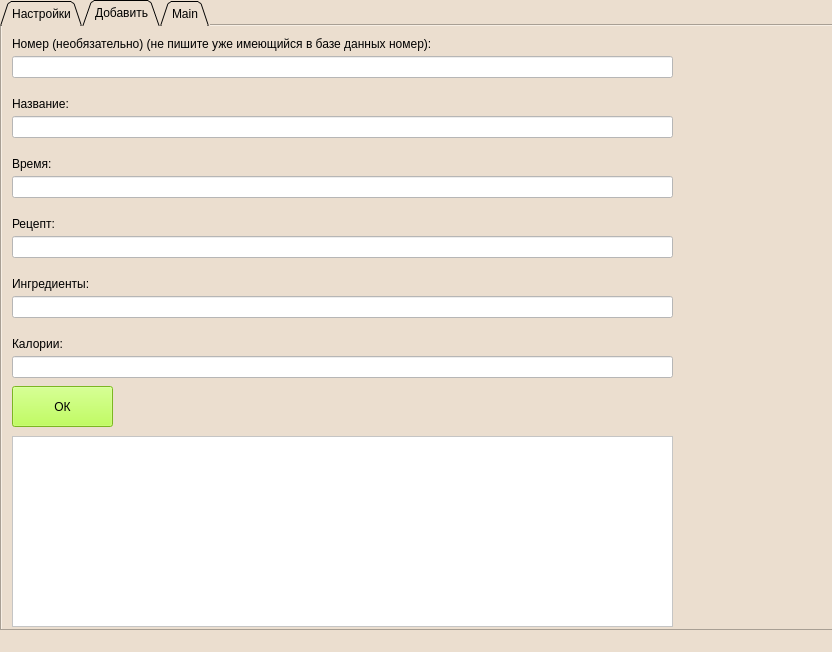
<?xml version="1.0" encoding="UTF-8"?>
<ui version="4.0">
 <class>MainWindow</class>
 <widget class="QMainWindow" name="MainWindow">
  <property name="geometry">
   <rect>
    <x>0</x>
    <y>0</y>
    <width>832</width>
    <height>652</height>
   </rect>
  </property>
  <property name="minimumSize">
   <size>
    <width>832</width>
    <height>652</height>
   </size>
  </property>
  <property name="maximumSize">
   <size>
    <width>832</width>
    <height>652</height>
   </size>
  </property>
  <property name="windowTitle">
   <string>Проект</string>
  </property>
  <property name="styleSheet">
   <string notr="true">background: rgb(235,222,207);</string>
  </property>
  <property name="animated">
   <bool>true</bool>
  </property>
  <widget class="QWidget" name="centralwidget">
   <widget class="QTabWidget" name="tabs">
    <property name="geometry">
     <rect>
      <x>0</x>
      <y>0</y>
      <width>841</width>
      <height>631</height>
     </rect>
    </property>
    <property name="mouseTracking">
     <bool>false</bool>
    </property>
    <property name="styleSheet">
     <string notr="true">background: rgb(235,222,207);</string>
    </property>
    <property name="tabPosition">
     <enum>QTabWidget::North</enum>
    </property>
    <property name="tabShape">
     <enum>QTabWidget::Triangular</enum>
    </property>
    <property name="currentIndex">
     <number>1</number>
    </property>
    <widget class="QWidget" name="tab">
     <attribute name="title">
      <string>Настройки</string>
     </attribute>
     <widget class="QPushButton" name="button_music">
      <property name="geometry">
       <rect>
        <x>10</x>
        <y>10</y>
        <width>151</width>
        <height>51</height>
       </rect>
      </property>
      <property name="styleSheet">
       <string notr="true">background: rgb(255, 255, 255);</string>
      </property>
      <property name="text">
       <string>ON/OFF MUSIC</string>
      </property>
     </widget>
     <widget class="QPushButton" name="compendium">
      <property name="geometry">
       <rect>
        <x>10</x>
        <y>70</y>
        <width>151</width>
        <height>51</height>
       </rect>
      </property>
      <property name="styleSheet">
       <string notr="true">background: rgb(255, 255, 255);</string>
      </property>
      <property name="text">
       <string>Справочник команд</string>
      </property>
     </widget>
     <widget class="QPushButton" name="button_db_to_txt">
      <property name="geometry">
       <rect>
        <x>250</x>
        <y>10</y>
        <width>151</width>
        <height>51</height>
       </rect>
      </property>
      <property name="styleSheet">
       <string notr="true">background: rgb(255, 255, 255);</string>
      </property>
      <property name="text">
       <string>Сохранить базу данных
в .txt</string>
      </property>
     </widget>
     <widget class="QPushButton" name="button_db_to_csv">
      <property name="geometry">
       <rect>
        <x>250</x>
        <y>70</y>
        <width>151</width>
        <height>51</height>
       </rect>
      </property>
      <property name="styleSheet">
       <string notr="true">background: rgb(255, 255, 255);</string>
      </property>
      <property name="text">
       <string>Сохранить базу данных
в CSV файл</string>
      </property>
     </widget>
    </widget>
    <widget class="QWidget" name="tab_add">
     <attribute name="title">
      <string>Добавить</string>
     </attribute>
     <widget class="QLabel" name="label1">
      <property name="geometry">
       <rect>
        <x>10</x>
        <y>70</y>
        <width>111</width>
        <height>16</height>
       </rect>
      </property>
      <property name="text">
       <string>Название:</string>
      </property>
     </widget>
     <widget class="QLabel" name="label2">
      <property name="geometry">
       <rect>
        <x>10</x>
        <y>130</y>
        <width>121</width>
        <height>16</height>
       </rect>
      </property>
      <property name="text">
       <string>Время:</string>
      </property>
     </widget>
     <widget class="QLabel" name="label4">
      <property name="geometry">
       <rect>
        <x>10</x>
        <y>250</y>
        <width>131</width>
        <height>16</height>
       </rect>
      </property>
      <property name="text">
       <string>Ингредиенты:</string>
      </property>
     </widget>
     <widget class="QLabel" name="label5">
      <property name="geometry">
       <rect>
        <x>10</x>
        <y>310</y>
        <width>131</width>
        <height>16</height>
       </rect>
      </property>
      <property name="text">
       <string>Калории:</string>
      </property>
     </widget>
     <widget class="QLabel" name="label3">
      <property name="enabled">
       <bool>true</bool>
      </property>
      <property name="geometry">
       <rect>
        <x>10</x>
        <y>190</y>
        <width>121</width>
        <height>16</height>
       </rect>
      </property>
      <property name="text">
       <string>Рецепт:</string>
      </property>
     </widget>
     <widget class="QLineEdit" name="vvod1">
      <property name="geometry">
       <rect>
        <x>10</x>
        <y>90</y>
        <width>661</width>
        <height>22</height>
       </rect>
      </property>
      <property name="styleSheet">
       <string notr="true">background: rgb(255, 255, 255);</string>
      </property>
     </widget>
     <widget class="QLineEdit" name="vvod2">
      <property name="geometry">
       <rect>
        <x>10</x>
        <y>150</y>
        <width>661</width>
        <height>22</height>
       </rect>
      </property>
      <property name="styleSheet">
       <string notr="true">background: rgb(255, 255, 255);</string>
      </property>
     </widget>
     <widget class="QLineEdit" name="vvod3">
      <property name="geometry">
       <rect>
        <x>10</x>
        <y>210</y>
        <width>661</width>
        <height>22</height>
       </rect>
      </property>
      <property name="styleSheet">
       <string notr="true">background: rgb(255, 255, 255);</string>
      </property>
     </widget>
     <widget class="QLineEdit" name="vvod4">
      <property name="geometry">
       <rect>
        <x>10</x>
        <y>270</y>
        <width>661</width>
        <height>22</height>
       </rect>
      </property>
      <property name="styleSheet">
       <string notr="true">background: rgb(255, 255, 255);</string>
      </property>
     </widget>
     <widget class="QLineEdit" name="vvod5">
      <property name="geometry">
       <rect>
        <x>10</x>
        <y>330</y>
        <width>661</width>
        <height>22</height>
       </rect>
      </property>
      <property name="styleSheet">
       <string notr="true">background: rgb(255, 255, 255);</string>
      </property>
     </widget>
     <widget class="QPushButton" name="button_OK">
      <property name="geometry">
       <rect>
        <x>10</x>
        <y>360</y>
        <width>101</width>
        <height>41</height>
       </rect>
      </property>
      <property name="font">
       <font>
        <family>MS Shell Dlg 2</family>
        <weight>50</weight>
        <italic>false</italic>
        <bold>false</bold>
        <underline>false</underline>
        <strikeout>false</strikeout>
        <kerning>true</kerning>
       </font>
      </property>
      <property name="styleSheet">
       <string notr="true">background: rgb(173,255,47);</string>
      </property>
      <property name="text">
       <string>ОК</string>
      </property>
     </widget>
     <widget class="QTextEdit" name="cmd">
      <property name="geometry">
       <rect>
        <x>10</x>
        <y>410</y>
        <width>661</width>
        <height>191</height>
       </rect>
      </property>
      <property name="styleSheet">
       <string notr="true">background: rgb(255, 255, 255);</string>
      </property>
     </widget>
     <widget class="QLineEdit" name="vvod0">
      <property name="geometry">
       <rect>
        <x>10</x>
        <y>30</y>
        <width>661</width>
        <height>22</height>
       </rect>
      </property>
      <property name="styleSheet">
       <string notr="true">background: rgb(255, 255, 255);</string>
      </property>
     </widget>
     <widget class="QLabel" name="label0">
      <property name="geometry">
       <rect>
        <x>10</x>
        <y>10</y>
        <width>661</width>
        <height>16</height>
       </rect>
      </property>
      <property name="text">
       <string>Номер (необязательно) (не пишите уже имеющийся в базе данных номер):</string>
      </property>
     </widget>
    </widget>
    <widget class="QWidget" name="tab_main">
     <attribute name="title">
      <string>Main</string>
     </attribute>
     <widget class="QTextEdit" name="zapros">
      <property name="enabled">
       <bool>true</bool>
      </property>
      <property name="geometry">
       <rect>
        <x>10</x>
        <y>10</y>
        <width>501</width>
        <height>101</height>
       </rect>
      </property>
      <property name="styleSheet">
       <string notr="true">background: rgb(255, 255, 255);</string>
      </property>
     </widget>
     <widget class="QTableWidget" name="table">
      <property name="geometry">
       <rect>
        <x>10</x>
        <y>130</y>
        <width>811</width>
        <height>461</height>
       </rect>
      </property>
      <property name="styleSheet">
       <string notr="true">background: rgb(255, 255, 255);</string>
      </property>
     </widget>
     <widget class="QPushButton" name="button_zapusk">
      <property name="geometry">
       <rect>
        <x>520</x>
        <y>10</y>
        <width>301</width>
        <height>51</height>
       </rect>
      </property>
      <property name="styleSheet">
       <string notr="true">background: rgb(255, 255, 255);</string>
      </property>
      <property name="text">
       <string>Запустить</string>
      </property>
     </widget>
     <widget class="QPushButton" name="button_save">
      <property name="geometry">
       <rect>
        <x>520</x>
        <y>70</y>
        <width>141</width>
        <height>41</height>
       </rect>
      </property>
      <property name="styleSheet">
       <string notr="true">background: rgb(255, 255, 255);</string>
      </property>
      <property name="text">
       <string>Сохранить</string>
      </property>
     </widget>
     <widget class="QPushButton" name="button_delete">
      <property name="geometry">
       <rect>
        <x>680</x>
        <y>70</y>
        <width>141</width>
        <height>41</height>
       </rect>
      </property>
      <property name="styleSheet">
       <string notr="true">background: rgb(255, 255, 255);</string>
      </property>
      <property name="text">
       <string>Удалить</string>
      </property>
     </widget>
    </widget>
   </widget>
  </widget>
  <widget class="QStatusBar" name="statusbar"/>
 </widget>
 <resources/>
 <connections/>
</ui>
